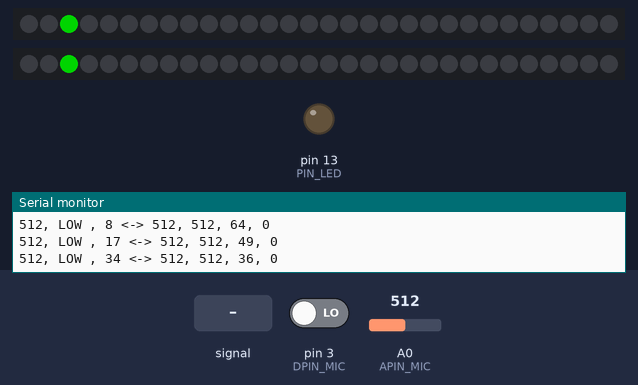
Simulated run of this sketch. Board: Arduino Uno, built with avr-gcc and run on an emulated ATmega328P. On the bench: 2 × 30 RGB LEDs in strip order, left to right, output pins drawn as LEDs (lit = HIGH), the last lines printed to the serial monitor. The test bench sets the inputs (shaded band); at power-on: pin 3 (DPIN_MIC) LOW, A0 (APIN_MIC) = 512. Dim RGB values are drawn brighter than linear.

Above: at 1.2 s.
1.3 s: A0 (APIN_MIC) fed a 200 Hz sine of ±81 counts around its level
At 1.43 s:
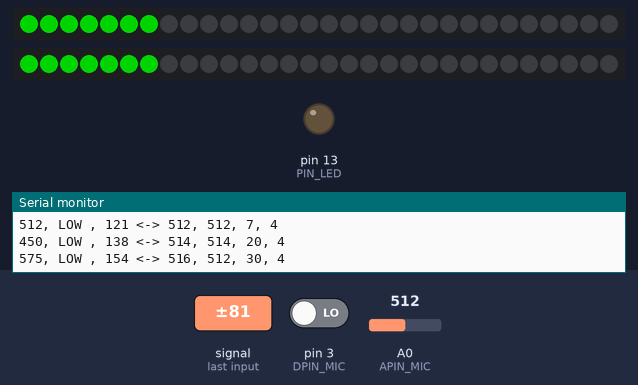
4.3 s: pin 3 (DPIN_MIC) driven HIGH
At 6.6 s:
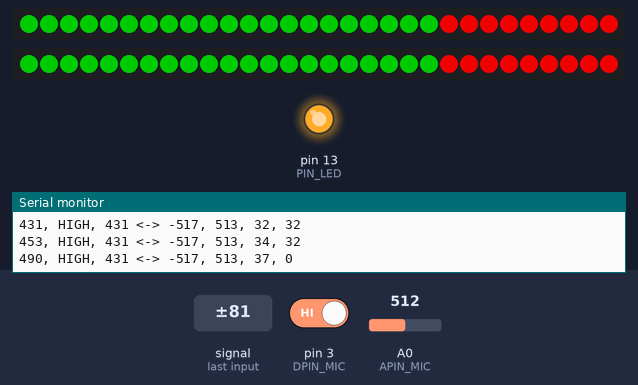
6.7 s: A0 (APIN_MIC) set to 0
At 8.16 s:
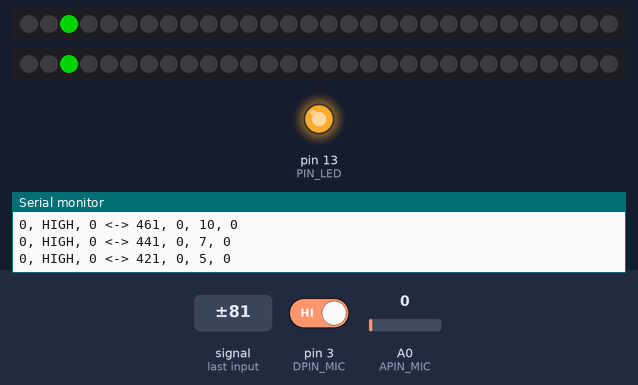
9.7 s: A0 (APIN_MIC) set to 122
At 10.63 s:
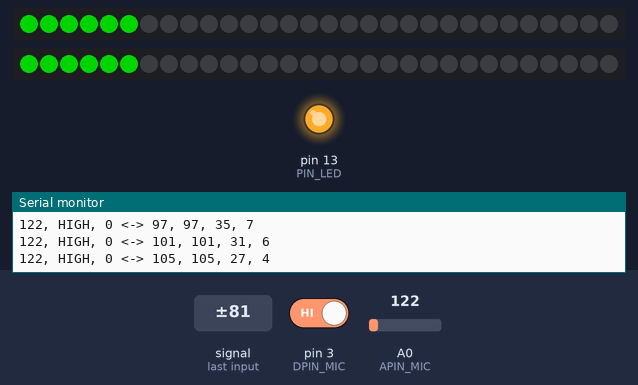
12.0 s: A0 (APIN_MIC) fed a 200 Hz sine of ±81 counts around its level
At 12.79 s:
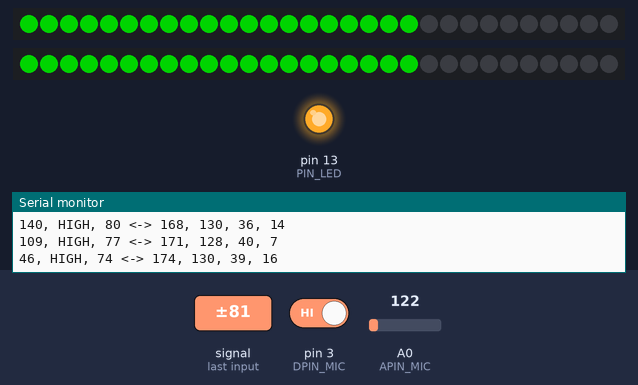
14.1 s: A0 (APIN_MIC) set to 510
At 14.95 s:
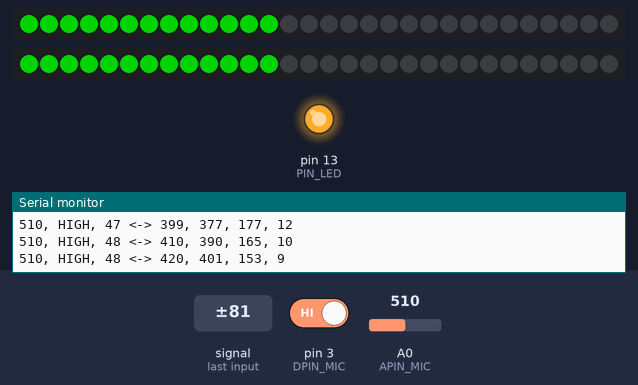
Timing chart, 0 to 17.1 s (numbered marks = the images above; inputs shaded):
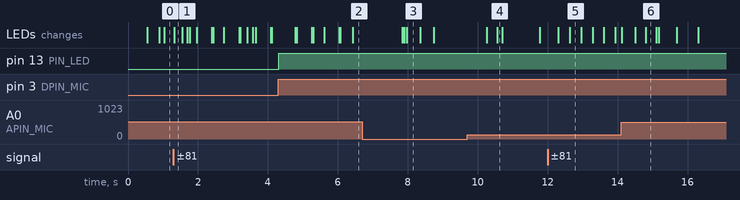

The sketch:

Littl3BabyVU.ino
```cpp
#include <Adafruit_NeoPixel.h>
#include <FastLED.h>
#include <EEPROM.h>

#define DPIN_MIC 3                  // Arduino pin 3 = the digital output pin of the Microphone board (D0)
#define APIN_MIC A0                 // AUX input from mic
#define PIN_LED_1 8                 // One LED strip
#define PIN_LED_2 9                 // Another LED strip
#define PIN_LED 13                  // Arduino default LED
#define NUM_PIXELS 30               // Number of pixels per LED strip
#define NOISE 1                     // Noise/hum/interference in aux signal [10]
#define DC_OFFSET 0                 // DC offset in aux signal [0]
#define SAMPLES 60                  // Length of buffer for dynamic level adjustment [60]
#define PEAK_FALL 2                 // Rate of peak falling dot [20]
#define TOP (NUM_PIXELS + 2)
#define COLOR_ORDER GRB             // Colour order of LED strip [GRB]
#define LED_TYPE WS2812B            // LED string type [WS2812B]
#define MAX_MILLIAMPS 500           // Maximum current to draw [500]

// ------------------
// -- Audio Vars --
// ------------------
int sensorValue = 0;                // Var to hold sensor value
uint8_t volCnt = 0;                 // Frame counter for storing past volume data
int vol[SAMPLES];                   // Collection of prior volume samples
uint8_t minCnt = 0;                 // Frame counter for storing past minimums
int mins[SAMPLES];                  // Collection of prior minimums
uint8_t maxCnt = 0;                 // Frame counter for storing past maximums
int maxs[SAMPLES];                  // Collection of prior maximums
int val = 0;                        // 'val' is used to store the digital microphone value
int sigMinAvg = 0;                  // For dynamic adjustment of graph low & high
int sigMaxAvg = 1024;
int sigAvg = 0;                     // should be around 512
int sigLvl = 0;                     // Current "dampened" audio level

CRGB ledsLeft[NUM_PIXELS];
CRGB ledsRight[NUM_PIXELS];
void vu1();                         // Rainbow graphics
void vu2();                         // Old school green and red graphics

void setup ()
{
  Serial.begin(9600);
  pinMode(APIN_MIC, INPUT) ;        // configure analog 'mic' as input pin
  pinMode(DPIN_MIC, INPUT) ;        // configure digital 'mic' as input pin
  pinMode(PIN_LED, OUTPUT) ;        // configure 'led' as output pin

  FastLED.addLeds < LED_TYPE, PIN_LED_1, COLOR_ORDER > (ledsLeft, NUM_PIXELS).setCorrection(TypicalLEDStrip);
  FastLED.addLeds < LED_TYPE, PIN_LED_2, COLOR_ORDER > (ledsRight, NUM_PIXELS).setCorrection(TypicalLEDStrip);
  //FastLED.setBrightness(BRIGHTNESS);
  FastLED.setMaxPowerInVoltsAndMilliamps(5, MAX_MILLIAMPS);
}

void loop ()
{
  sensorValue = analogRead(APIN_MIC);
  val = digitalRead(DPIN_MIC);      // read value
  if (val == HIGH)    // if he value is high then light the LED or else do not light the LED
  {
    digitalWrite (PIN_LED, HIGH);
    Serial.print(sensorValue);
    Serial.print(", HIGH, ");
  }
  else
  {
    digitalWrite (PIN_LED, LOW);
    Serial.print(sensorValue);
    Serial.print(", LOW , ");
  }
  Serial.print(sigMinAvg);
  Serial.print(" <-> ");
  Serial.print(sigMaxAvg);
  Serial.print(", ");
  Serial.print(sigAvg);
  Serial.print(", ");
  Serial.print(sigLvl);

  uint16_t height = auxReading();
  Serial.print(", ");
  Serial.println(height);

  dropPeak();
  averageReadings();

  vu2();                            // run animation
}

// ------------------
// -- VU functions --
// ------------------

uint16_t auxReading() {

  int n = 0;
  uint16_t height = 0;

  n = analogRead(APIN_MIC);         // Raw reading from line in

  vol[volCnt] = n;                  // Save sample for dynamic leveling
  volCnt = ++volCnt % SAMPLES;

  n = abs(n - sigAvg - DC_OFFSET);  // Center on zero
  //Serial.println("");
  //Serial.print("auxReading: ");
  //Serial.println(n);
  n = (n <= NOISE) ? 0 : (n - NOISE); // Remove noise/hum
  sigLvl = ((sigLvl * 7) + n) >> 3; // "Dampened" reading else looks twitchy (>>3 is divide by 8)
  //Serial.println(sigLvl);
  // Calculate bar height based on dynamic min/max levels (fixed point):
  //height = TOP * (sigLvl - sigMinAvg) / (long)(sigMaxAvg - sigMinAvg);
  height = TOP * n / (long)(sigMaxAvg - sigMinAvg);
  //Serial.println(height);
  // Calculate bar height based on dynamic min/max levels (fixed point):
  height = constrain(height, 0, TOP);
  return height;
}

/*
 * Function for dropping the peak
 */
uint8_t peak;
void dropPeak() {

  static uint8_t dotCount;

  if(++dotCount >= PEAK_FALL) {     //fall rate
    if(peak > 0) peak--;
    dotCount = 0;
  }
}

/*
 * Function for averaging the sample readings
 */
void averageReadings() {

  uint16_t minLvl, maxLvl;
  int sampleSum = 0;

  // minLvl and maxLvl indicate the volume range over prior frames, used
  // for vertically scaling the output graph (so it looks interesting
  // regardless of volume level).  If they're too close together though
  // (e.g. at very low volume levels) the graph becomes super coarse
  // and 'jumpy'...so keep some minimum distance between them (this
  // also lets the graph go to zero when no sound is playing):
  minLvl = maxLvl = vol[0];
  for (int i = 1; i < SAMPLES; i++) {
    if (vol[i] < minLvl) minLvl = vol[i];
    else if (vol[i] > maxLvl) maxLvl = vol[i];
    sampleSum = sampleSum + vol[i];
  }
  sigAvg = sampleSum/(SAMPLES-1);
  //if ((maxLvl - minLvl) < TOP) maxLvl = minLvl + TOP;

  //sigMinAvg = (sigMinAvg * 63 + minLvl) >> 6; // Dampen min/max levels
  //sigMaxAvg = (sigMaxAvg * 63 + maxLvl) >> 6; // (fake rolling average)

  mins[minCnt] = minLvl;            // Save sample for dynamic leveling
  minCnt = ++minCnt % SAMPLES;
  maxs[maxCnt] = maxLvl;            // Save sample for dynamic leveling
  maxCnt = ++maxCnt % SAMPLES;

  int minsSum = 0;
  int maxsSum = 0;
  for (int i = 1; i < SAMPLES; i++) {
    minsSum += mins[i];
    maxsSum += maxs[i];
  }
  sigMinAvg = minsSum/(SAMPLES-1);  // Calculate running average of minimums
  sigMaxAvg = maxsSum/(SAMPLES-1);  // and maximums
  if ((maxLvl - minLvl) < TOP) maxLvl = minLvl + TOP;
}
```

vu1.ino
```cpp
/*
 * VU: Rainbow from bottom or middle, green through purple
 */

void vu1() {

  uint8_t i = 0;
  uint8_t *peak;      // Pointer variable declaration
  uint16_t height = auxReading();

  //leds = ledsLeft;    // Store address of peak in peak, then use *peak to
  //peak = &peak;   // access the value of that address

  // Draw vu meter part
  fill_solid(ledsLeft, NUM_PIXELS, CRGB::Black);
  fill_solid(ledsRight, NUM_PIXELS, CRGB::Black);
  // Fill with color gradient
  fill_gradient(ledsLeft, 0, CHSV(96, 255, 255), NUM_PIXELS - 1, CHSV(224, 255, 255),SHORTEST_HUES);
  fill_gradient(ledsRight, 0, CHSV(96, 255, 255), NUM_PIXELS - 1, CHSV(224, 255, 255),SHORTEST_HUES);

  //Black out end
  for (i = 0; i < NUM_PIXELS; i++) {
    if(i >= height) ledsLeft[i] = CRGB::Black;
    if(i >= height) ledsRight[i] = CRGB::Black;
  }

  // Draw peak dot
  if(height > *peak)
    *peak = height; // Keep 'peak' dot at top

  if(*peak > 0 && *peak <= NUM_PIXELS-1)
    ledsLeft[*peak] = CHSV(rainbowHue2(*peak, NUM_PIXELS), 255, 255); // Set peak colour correctly
    ledsRight[*peak] = CHSV(rainbowHue2(*peak, NUM_PIXELS), 255, 255); // Set peak colour correctly

  dropPeak();
  averageReadings();
  FastLED.show();
}

uint8_t rainbowHue2(uint8_t pixel, uint8_t num_pixels) {
  uint8_t hue = 96 - pixel * (145 / num_pixels);
  return hue;
}
```

vu2.ino
```cpp
/*
 * VU: Old-skool green and red from bottom
 */

void vu2() {

  uint8_t i = 0;
  uint8_t *peak;                    // Pointer variable declaration
  uint16_t height = auxReading();

  if (height > *peak)
    *peak = height;                 // Keep 'peak' dot at top

  // Color pixels based on old school green/red vu
  for (uint8_t i = 0; i < NUM_PIXELS; i++) {
    if (i >= height)
    {
      ledsLeft[i] = CRGB::Black;
      ledsRight[i] = CRGB::Black;
    }
    else if (i > NUM_PIXELS - (NUM_PIXELS / 3))
    {
      ledsLeft[i] = CRGB::Red;
      ledsRight[i] = CRGB::Red;
    }
    else
    {
      ledsLeft[i] = CRGB::Green;
      ledsRight[i] = CRGB::Green;
    }
  }

  // Draw peak dot
  if (*peak > 0 && *peak <= NUM_PIXELS - 1)
    if (*peak > NUM_PIXELS - (NUM_PIXELS / 3))
    {
      ledsLeft[*peak] = CRGB::Red;
      ledsRight[*peak] = CRGB::Red;
    }
    else
    {
      ledsLeft[*peak] = CRGB::Green;
      ledsRight[*peak] = CRGB::Green;
    }

  dropPeak();
  averageReadings();
  FastLED.show();
}
```

Measured:
- after the input at 4.3 s, pin 13 (PIN_LED): LOW → HIGH at once
- after the input at 9.7 s, the LEDs: first change after 0.55 s (image 4 shows a later state)
- after the input at 12.0 s, the LEDs: first change after 0.30 s (image 5 shows a later state)
- after the input at 14.1 s, the LEDs: first change at once (image 6 shows a later state)
